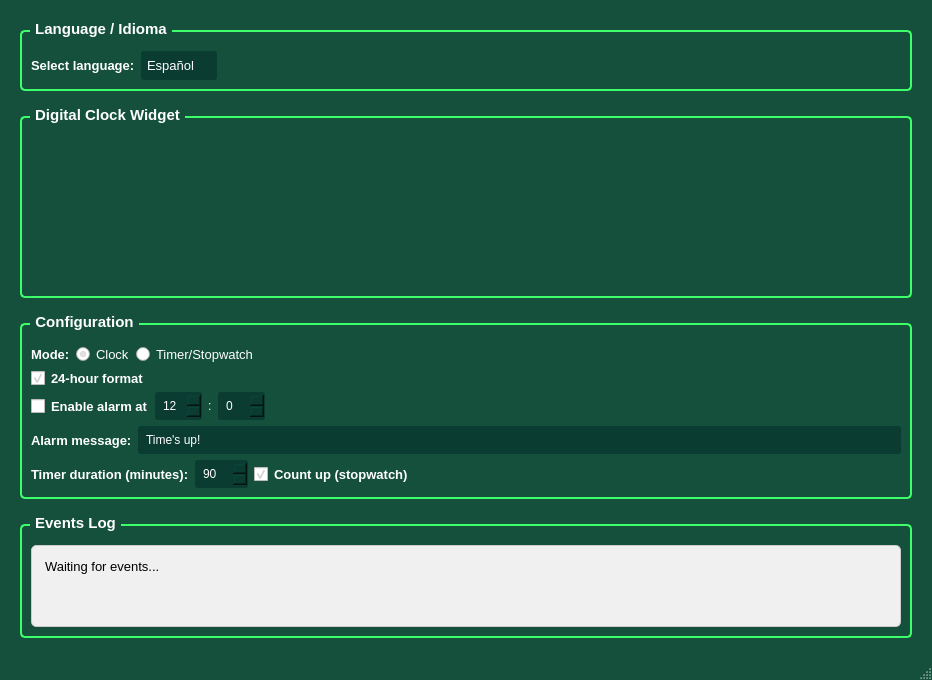
<?xml version="1.0" encoding="UTF-8"?>
<ui version="4.0">
 <class>MainWindow</class>
 <widget class="QMainWindow" name="MainWindow">
  <property name="geometry">
   <rect>
    <x>0</x>
    <y>0</y>
    <width>932</width>
    <height>680</height>
   </rect>
  </property>
  <property name="windowTitle">
   <string>Digital Clock Widget - Test Application</string>
  </property>
  <property name="styleSheet">
   <string notr="true">QMainWindow {
    background-color: rgb(20, 80, 60);
}

QGroupBox {
     color: #000000;
    border: 2px solid #81e581;
    border-radius: 5px;
    margin-top: 10px;
    padding-top: 10px;
}

QGroupBox::title {
    subcontrol-origin: margin;
    left: 10px;
    padding: 0 3px 0 3px;
}

QLabel {
    color: #ffffff;
}

QCheckBox {
    color: #ffffff;
}

QRadioButton {
    color: #064b2b;
}

QPushButton {
    background-color: #a5ffa5;
    color: rgb(0, 80, 40);
    border: 2px solid #175838;
    border-radius: 5px;
    padding: 8px 16px;
    font-weight: bold;
}

QPushButton:hover {
    background-color: #6ff16f;
}

QPushButton:pressed {
    background-color: #00cc00;
}

QComboBox {
    background-color: rgb(10, 60, 50);
    color: #00ff00;
    border: 2px solid #00aa00;
    border-radius: 3px;
    padding: 4px;
}

QComboBox::drop-down {
    border: none;
}

QSpinBox {
    background-color: rgb(10, 60, 50);
     color: #000000;
    border: 2px solid #81e581;
    border-radius: 3px;
    padding: 4px;
}

QLineEdit {
    background-color: rgb(10, 60, 50);
    color: #000000;
    border: 2px solid #81e581;
    border-radius: 3px;
    padding: 4px;
}</string>
  </property>
  <widget class="QWidget" name="centralwidget">
   <layout class="QVBoxLayout" name="verticalLayout">
    <property name="spacing">
     <number>15</number>
    </property>
    <property name="leftMargin">
     <number>20</number>
    </property>
    <property name="topMargin">
     <number>20</number>
    </property>
    <property name="rightMargin">
     <number>20</number>
    </property>
    <property name="bottomMargin">
     <number>20</number>
    </property>
    <item>
     <widget class="QGroupBox" name="groupLanguage">
      <property name="font">
       <font>
        <pointsize>11</pointsize>
        <bold>true</bold>
       </font>
      </property>
      <property name="styleSheet">
       <string notr="true">color: rgb(255, 255, 255);
border-color: rgb(60, 255, 106);
</string>
      </property>
      <property name="title">
       <string>Language / Idioma</string>
      </property>
      <layout class="QHBoxLayout" name="horizontalLayout">
       <item>
        <widget class="QLabel" name="labelLanguage">
         <property name="font">
          <font>
           <pointsize>10</pointsize>
           <bold>true</bold>
          </font>
         </property>
         <property name="text">
          <string>Select language:</string>
         </property>
        </widget>
       </item>
       <item>
        <widget class="QComboBox" name="comboLanguage">
         <property name="font">
          <font>
           <pointsize>10</pointsize>
           <bold>false</bold>
          </font>
         </property>
         <property name="styleSheet">
          <string notr="true">border-color: rgb(10, 60, 50);
color: rgb(255, 255, 255);</string>
         </property>
         <item>
          <property name="text">
           <string>Español</string>
          </property>
         </item>
         <item>
          <property name="text">
           <string>English</string>
          </property>
         </item>
        </widget>
       </item>
       <item>
        <spacer name="horizontalSpacer">
         <property name="orientation">
          <enum>Qt::Orientation::Horizontal</enum>
         </property>
         <property name="sizeHint" stdset="0">
          <size>
           <width>40</width>
           <height>20</height>
          </size>
         </property>
        </spacer>
       </item>
      </layout>
     </widget>
    </item>
    <item>
     <widget class="QGroupBox" name="groupClock">
      <property name="font">
       <font>
        <pointsize>11</pointsize>
        <bold>true</bold>
       </font>
      </property>
      <property name="styleSheet">
       <string notr="true">color: rgb(255, 255, 255);
border-color: rgb(60, 255, 106);</string>
      </property>
      <property name="title">
       <string>Digital Clock Widget</string>
      </property>
      <layout class="QVBoxLayout" name="verticalLayout_2">
       <item>
        <widget class="QWidget" name="clockWidgetContainer" native="true">
         <property name="minimumSize">
          <size>
           <width>0</width>
           <height>150</height>
          </size>
         </property>
        </widget>
       </item>
      </layout>
     </widget>
    </item>
    <item>
     <widget class="QGroupBox" name="groupConfig">
      <property name="font">
       <font>
        <pointsize>11</pointsize>
        <bold>true</bold>
       </font>
      </property>
      <property name="styleSheet">
       <string notr="true">color: rgb(255, 255, 255);
border-color: rgb(60, 255, 106);</string>
      </property>
      <property name="title">
       <string>Configuration</string>
      </property>
      <layout class="QVBoxLayout" name="verticalLayout_3">
       <item>
        <layout class="QHBoxLayout" name="layoutMode">
         <item>
          <widget class="QLabel" name="labelMode">
           <property name="font">
            <font>
             <pointsize>10</pointsize>
             <bold>true</bold>
            </font>
           </property>
           <property name="text">
            <string>Mode:</string>
           </property>
          </widget>
         </item>
         <item>
          <widget class="QRadioButton" name="radioClock">
           <property name="font">
            <font>
             <pointsize>10</pointsize>
            </font>
           </property>
           <property name="text">
            <string>Clock</string>
           </property>
           <property name="checked">
            <bool>true</bool>
           </property>
          </widget>
         </item>
         <item>
          <widget class="QRadioButton" name="radioTimer">
           <property name="font">
            <font>
             <pointsize>10</pointsize>
            </font>
           </property>
           <property name="text">
            <string>Timer/Stopwatch</string>
           </property>
          </widget>
         </item>
         <item>
          <spacer name="horizontalSpacer_2">
           <property name="orientation">
            <enum>Qt::Orientation::Horizontal</enum>
           </property>
           <property name="sizeHint" stdset="0">
            <size>
             <width>40</width>
             <height>20</height>
            </size>
           </property>
          </spacer>
         </item>
        </layout>
       </item>
       <item>
        <widget class="QCheckBox" name="check24h">
         <property name="font">
          <font>
           <pointsize>10</pointsize>
           <bold>true</bold>
          </font>
         </property>
         <property name="text">
          <string>24-hour format</string>
         </property>
         <property name="checked">
          <bool>true</bool>
         </property>
        </widget>
       </item>
       <item>
        <layout class="QHBoxLayout" name="layoutAlarm">
         <item>
          <widget class="QCheckBox" name="checkAlarm">
           <property name="font">
            <font>
             <pointsize>10</pointsize>
             <bold>true</bold>
            </font>
           </property>
           <property name="text">
            <string>Enable alarm at</string>
           </property>
          </widget>
         </item>
         <item>
          <widget class="QSpinBox" name="spinAlarmHour">
           <property name="styleSheet">
            <string notr="true">border-color: rgb(10, 60, 50);</string>
           </property>
           <property name="maximum">
            <number>23</number>
           </property>
           <property name="value">
            <number>12</number>
           </property>
          </widget>
         </item>
         <item>
          <widget class="QLabel" name="label">
           <property name="text">
            <string>:</string>
           </property>
          </widget>
         </item>
         <item>
          <widget class="QSpinBox" name="spinAlarmMinute">
           <property name="styleSheet">
            <string notr="true">border-color: rgb(10, 60, 50);</string>
           </property>
           <property name="maximum">
            <number>59</number>
           </property>
          </widget>
         </item>
         <item>
          <spacer name="horizontalSpacer_3">
           <property name="orientation">
            <enum>Qt::Orientation::Horizontal</enum>
           </property>
           <property name="sizeHint" stdset="0">
            <size>
             <width>40</width>
             <height>20</height>
            </size>
           </property>
          </spacer>
         </item>
        </layout>
       </item>
       <item>
        <layout class="QHBoxLayout" name="layoutMessage">
         <item>
          <widget class="QLabel" name="labelMessage">
           <property name="font">
            <font>
             <pointsize>10</pointsize>
             <bold>true</bold>
            </font>
           </property>
           <property name="text">
            <string>Alarm message:</string>
           </property>
          </widget>
         </item>
         <item>
          <widget class="QLineEdit" name="editAlarmMessage">
           <property name="styleSheet">
            <string notr="true">border-color: rgb(10, 60, 50);</string>
           </property>
           <property name="text">
            <string>Time's up!</string>
           </property>
          </widget>
         </item>
        </layout>
       </item>
       <item>
        <layout class="QHBoxLayout" name="layoutTimer">
         <item>
          <widget class="QLabel" name="labelDuration">
           <property name="font">
            <font>
             <pointsize>10</pointsize>
             <bold>true</bold>
            </font>
           </property>
           <property name="text">
            <string>Timer duration (minutes):</string>
           </property>
          </widget>
         </item>
         <item>
          <widget class="QSpinBox" name="spinTimerDuration">
           <property name="styleSheet">
            <string notr="true">border-color: rgb(10, 60, 50);</string>
           </property>
           <property name="minimum">
            <number>1</number>
           </property>
           <property name="maximum">
            <number>999</number>
           </property>
           <property name="value">
            <number>90</number>
           </property>
          </widget>
         </item>
         <item>
          <widget class="QCheckBox" name="checkCountUp">
           <property name="font">
            <font>
             <pointsize>10</pointsize>
             <bold>true</bold>
            </font>
           </property>
           <property name="text">
            <string>Count up (stopwatch)</string>
           </property>
           <property name="checked">
            <bool>true</bool>
           </property>
          </widget>
         </item>
         <item>
          <spacer name="horizontalSpacer_4">
           <property name="orientation">
            <enum>Qt::Orientation::Horizontal</enum>
           </property>
           <property name="sizeHint" stdset="0">
            <size>
             <width>40</width>
             <height>20</height>
            </size>
           </property>
          </spacer>
         </item>
        </layout>
       </item>
      </layout>
     </widget>
    </item>
    <item>
     <widget class="QGroupBox" name="groupEvents">
      <property name="font">
       <font>
        <pointsize>11</pointsize>
        <bold>true</bold>
       </font>
      </property>
      <property name="styleSheet">
       <string notr="true">color: rgb(255, 255, 255);
border-color: rgb(60, 255, 106);</string>
      </property>
      <property name="title">
       <string>Events Log</string>
      </property>
      <layout class="QVBoxLayout" name="verticalLayout_4">
       <item>
        <widget class="QLabel" name="labelEvents">
         <property name="sizePolicy">
          <sizepolicy hsizetype="Minimum" vsizetype="Expanding">
           <horstretch>0</horstretch>
           <verstretch>0</verstretch>
          </sizepolicy>
         </property>
         <property name="minimumSize">
          <size>
           <width>0</width>
           <height>60</height>
          </size>
         </property>
         <property name="font">
          <font>
           <pointsize>10</pointsize>
           <bold>false</bold>
          </font>
         </property>
         <property name="styleSheet">
          <string notr="true">QLabel {
    background-color: #f0f0f0;
    padding: 10px;
    border: 1px solid #ccc;
    border-radius: 5px;
	
	color: rgb(0, 0, 0);
}</string>
         </property>
         <property name="text">
          <string>Waiting for events...</string>
         </property>
         <property name="alignment">
          <set>Qt::AlignmentFlag::AlignLeading|Qt::AlignmentFlag::AlignLeft|Qt::AlignmentFlag::AlignTop</set>
         </property>
         <property name="wordWrap">
          <bool>true</bool>
         </property>
        </widget>
       </item>
      </layout>
     </widget>
    </item>
   </layout>
  </widget>
  <widget class="QStatusBar" name="statusbar"/>
 </widget>
 <resources/>
 <connections/>
</ui>
